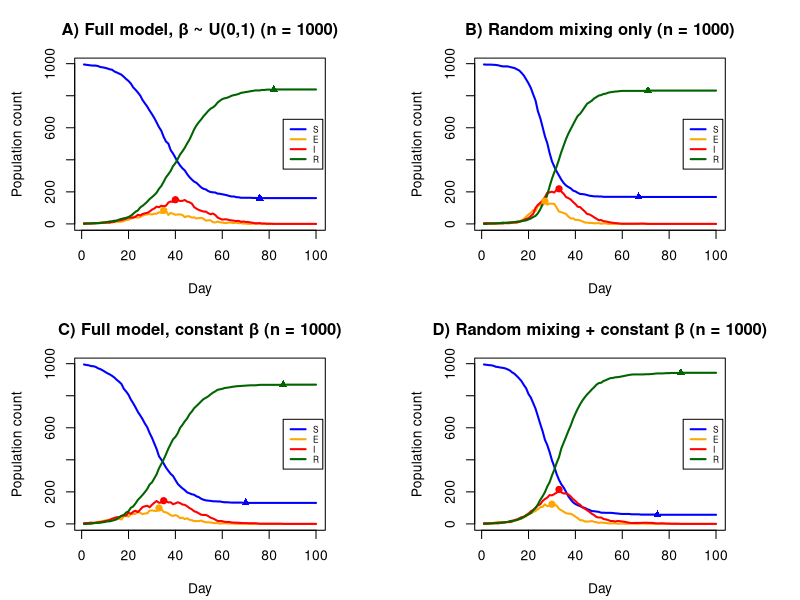

Write the R code that produced this figure.
###########################################################
####proj2 - Group 33 - Extended Statistical Programming ###
#### Group members as below ################################
#### Shuo Li (s2795688), Zhe Zhu (s2841606), Antrea Filippou (s2766374)
#### Contributions as below ################################
#### Shuo Li: get.net; nseir (34%) #########################
#### Zhe Zhu: nseir; plot nseir (33%) ######################
#### Antrea Filippou: h; scenarios (33%) ###################
############################################################

## GitHub Repository:
## https://github.com/Andrea-ph/proj2

## Code to simulate epidemic dynamics using a social-structured SEIR model.
## The challenge is to extend the basic SEIR model by introducing 
## realistic social structures into how infections spread.
## In the basic SEIR model, people are assumed to infect each other completely at random. 
## Here we assume that people live in households and also have their own regular contact
## networks, reflecting relatively fixed social interactions like households, workplaces, and friend groups.
## Note that n people are uniformly distributed into household of sizes between 1 and hmax=5.
## Mathematically, there are n people each in one of the following four states: 
## Susceptible (S), Exposed (E), Infectious (I), or Recovered (R).
## Transitions between these states occur with the following daily probabilities:
## S → E : as a result of infection by someone in state I. Several ways for a person i in State I to
##   infect a person j in state S:
##   1. Within-household infection occurs with a daily probability αh of person i infecting j.
##   2. Regular contact network based infection occurs with a daily probability αc of i infecting j.
##   3. Random background infection occurs with probability αr * nc * (β_i * β_j) /
##      (mean(β)^2 * (n - 1)), where βi represents 'sociability' (infectiousness) parameter for the ith person
##      and nc is the average number of contacts per person.
## E → I : with daily probability γ (infection incubation rate)
## I → R : with daily probability δ (recovery rate)
## The aim is to investigate how incorporating social structure changes 
## epidemic dynamic compared to purely random mixing.

hmax <- 5  ## use household size maximum to be 5 by default 
n <- 1000  ## our code work with any population sizes, here we test and develop with n=1,000

h <- rep(  ## repeat household IDs
  seq_along(household_sizes <- sample(1:hmax, ceiling(n/mean(1:hmax)), replace = TRUE)),  
## sample from an integer sequence ranging from 1 to hmax =5 to generate a vector 
## representing the household sizes. Repeated selection is allowed in sampling 
## to ensure the uniform distribution of household sizes.
  household_sizes  ## repeat IDs according to household size
)[1:n]  ## trim vector to length n

get.net <- function(beta, h, nc = 15) {  
## function to generate regular contact network
## please note that people in the same household are excluded from such contacts. 
## beta is the n vector of β_i value for each person
## nc is the average number of contacts per person
  n <- length(beta)  ## total number of individuals
  if (n < 2L) return(vector("list", n))  ## return empty list if less than 2 people
  beta_bar <- mean(beta)  ## mean sociability (infectivity) parameter
  constant_factor <- nc / (beta_bar^2 * (n - 1))  ## constant factor for exact pairwise probability: Pr_ij = cst * β_i * β_j.Note: (n-1) because each person can link to n-1 others (excluding themselves)
  alink <- vector("list", n)  ## initialize adjacency list
  
  H_ids <- unique(h)  ## unique household IDs
  HH <- vector("list", length(H_ids))  ## list to hold household members
  names(HH) <- as.character(H_ids)  ## name each list element by household ID
  for (hid in H_ids) {   ## loop over each household
    HH[[as.character(hid)]] <- which(h == hid)  ## store indices of household members
  }
  
  for (i in 1:(n - 1)) {  ## loop over individuals except last
    js <- (i + 1):n   ## potential partners to avoid duplicates
    hid <- h[i]  ## get household ID of i
    hh_members <- HH[[as.character(hid)]]  ## get members of i's household
    js <- setdiff(js, hh_members)  ## exclude same household members 
    if (length(js) == 0) next  ## skip if no partners left
    
    p <- constant_factor * beta[i] * beta[js] ## compute link probabilities
    p[p < 0] <- 0  ## ensure probabilities >= 0
    p[p > 1] <- 1  ## ensure probabilities <= 1
    
    u <- runif(length(js))  ## draw uniform random numbers
    keep <- which(u < p)  ## keep edges where u < probability
    
    if (length(keep)) {  ## if any edges are kept
      neighbours <- js[keep]   ## get connected neighbours indices for i
      alink[[i]] <- c(alink[[i]], neighbours)  ## add neighbours to i's adjacency list
      for (j in neighbours) alink[[j]] <- c(alink[[j]], i) ## symmetrically add i to each neighbor's adjacency list
    }
  }
  
  for (i in seq_len(n)) {  ## loop to clean adjacency list
    if (length(alink[[i]]) > 1)  ## only if person has multiple neighbors
      alink[[i]] <- sort(unique(alink[[i]]))  ## remove duplicates and sort
  }
  
  return(alink) ## return adjacency list
}

nseir <- function(beta, h, alink, ## infection rates, household memberships, and regular contacts
                  alpha = c(0.1, 0.01, 0.01), ## infection (household, network, random)
                  delta = 0.2, ## daily probability of recovery
                  gamma = 0.4, ## daily probability of becoming infectious, incubation probability
                  nc = 15, ## average number of contacts per person
                  nt = 100, ## number of days
                  pinf = 0.005) ## proportion of the initial population to randomly start in the I state 
{
## This function simulates an SEIR epidemic model with household, regular contact network and random mixing. 
## It tracks transitions between S, E, I, and R states over nt days for a population with given beta, h, and alink.
## The model includes infection spread through household, regular network, and random contacts 
## with respective strengths alpha, and accounts for daily infection, exposure, and 
## recovery probabilities (gamma, delta). It returns a list containing daily totals 
## of S, E, I, R, and the time vector t.
  
  n <- length(beta) ## total number of individuals            
  if (!is.numeric(beta) || n < 1) stop("beta must be a non-empty numeric vector")
  if (length(h) != n) stop("h must be same length as beta")
  if (!is.list(alink) || length(alink) != n) stop("alink must be a list of length n")
  if (!is.numeric(alpha) || length(alpha) < 3) stop("alpha must be numeric length >= 3")
  
  S_CODE <- 1L; E_CODE <- 2L; I_CODE <- 3L; R_CODE <- 4L ## codes for states
  
  state <- rep.int(S_CODE, n) ## initial state: all susceptible
  nI0 <- max(1L, round(pinf * n)) ## compute initial infectious count
  initI <- sample.int(n, size = nI0, replace = FALSE) 
  state[initI] <- I_CODE ## set initial infections      
  
  H_ids <- unique(h) ## unique household IDs
  HH <- vector("list", length(H_ids)) ## initialize household membership list
  names(HH) <- as.character(H_ids) ## name elements by household ID
  for (hid in H_ids) HH[[as.character(hid)]] <- which(h == hid) ## store household members
  
  S_daily <- integer(nt) ## initialize daily susceptible counts
  E_daily <- integer(nt) ## initialize daily exposed counts
  I_daily <- integer(nt) ## initialize daily infectious counts
  R_daily <- integer(nt) ## initialize daily recovered counts
  tvec <- seq_len(nt) ## vector of time steps
  
  beta_bar <- mean(beta) ## mean sociability
  if (beta_bar <= 0) stop("mean(beta) must be positive")
  constant_mix <- alpha[3] * nc / (beta_bar^2 * (n - 1)) ## constant for random mixing
  
  for (tt in tvec) { ## record current counts at day start
    S_daily[tt] <- sum(state == S_CODE)  ## count susceptible individuals
    E_daily[tt] <- sum(state == E_CODE)  ## count exposed individuals
    I_daily[tt] <- sum(state == I_CODE)  ## count infectious individuals
    R_daily[tt] <- sum(state == R_CODE)  ## count recovered individuals
    
    indS <- which(state == S_CODE) ## indices of susceptible individuals
    indE <- which(state == E_CODE) ## indices of exposed individuals
    indI <- which(state == I_CODE) ## indices of infectious individuals
    
    ## Compute S -> E based on day-start infected individuals
    if (length(indS) > 0 && length(indI) > 0) {  ## only if there are both S and I individuals
      I_tab <- table(h[indI])  ## count number of infectious individuals per household
      I_in_S_hh <- as.integer(I_tab[as.character(h[indS])])  ## map infected count to susceptibles’ households
      I_in_S_hh[is.na(I_in_S_hh)] <- 0  ## replace NA with 0 if no infected in that household
      P_avoid_hh <- (1 - alpha[1]) ^ I_in_S_hh  ## probability of avoiding infection from household infected individuals
      
      ## Regular Contact Network
      inf_flag <- logical(n); inf_flag[indI] <- TRUE  ## logical flag vector marking currently infectious individuals
      
      ## extract each susceptible’s list of network contacts
      network_lists <- alink[indS]  ## alink provides adjacency lists for all individuals
      
      ## count the number of infectious contacts for each susceptible individual
      ## vapply is used instead of sapply to enforce integer output and ensure performance
      if (length(network_lists) > 0L) {
        count_I_network <- vapply(network_lists, function(net) {  ## iterate over each susceptible’s contact list
          if (length(net) == 0L) return(0L)  ## if the person has no network contacts, count = 0
          sum(inf_flag[net])  ## count how many of their contacts are infectious
        }, integer(1))
      } else {
        count_I_network <- integer(0)  ## if there are no susceptible individuals, create empty vector
      }
      
      P_avoid_network <- (1 - alpha[2]) ^ count_I_network  ## each infectious contact contributes multiplicatively to infection risk
      
      sum_beta_I <- sum(beta[indI]) ## total infectivity across all infectious individuals
      if (sum_beta_I == 0) {
        P_avoid_rand <- rep(1, length(indS)) ## no infectiousness => avoid prob = 1
      } else {
          P_avoid_rand <- exp(- constant_mix * beta[indS] * sum_beta_I)  ## compute exponential approximation
          P_avoid_rand[P_avoid_rand < 0] <- 0  ## ensure values are not below 0
          P_avoid_rand[P_avoid_rand > 1] <- 1  ## ensure values are not above 1
        } 
      
      P_avoid_all <- P_avoid_hh * P_avoid_network * P_avoid_rand  ## combine independent avoidance probabilities
      P_infect <- 1 - P_avoid_all  ## overall infection probability for each susceptible
      draws_SE <- runif(length(indS)) < P_infect ## random draws for S→E transitions
      newE <- indS[draws_SE] ## susceptibles becoming exposed today
    } else {
      newE <- integer(0) ## no new exposures if no S or no I
    }
    
    ## Compute E -> I (progression)
    if (length(indE) > 0) { ## if there are any exposed individuals today
      draws_EI <- runif(length(indE)) < gamma ## draw a random number to determine if they progress to infectious state
      newI_fromE <- indE[draws_EI] ## select indices of exposed individuals who become infectious today
    } else {
      newI_fromE <- integer(0) ## if no exposed individuals exist, no new infectious individuals will appear
    }
    
    ## Compute I -> R (recoveries)
    if (length(indI) > 0) { ## if there are any infectious individuals today
      draws_IR <- runif(length(indI)) < delta ## draw a random number to determine if they recover today
      newR <- indI[draws_IR] ## select indices of infectious individuals who recover today
    } else {
      newR <- integer(0) ## if no infectious individuals exist, no new recoveries will occur
    }
    
    ## Updates (based on day-start indices)
    ## Please note that updates are based on day-start sets so newly created categories do not act immediately
    if (length(newE) > 0) state[newE] <- E_CODE ## update new exposures
    if (length(newI_fromE) > 0) state[newI_fromE] <- I_CODE ## update new infectious individuals
    if (length(newR) > 0) state[newR] <- R_CODE ## update new recoveries
    ## move to next day
  } 
  
  return(list(S = S_daily, E = E_daily, I = I_daily, R = R_daily, t = tvec)) ## return daily time series (counts at day starts)
}

plot_nseir <- function(sim, main = "SEIR Simulation", n = NULL) {
## Plot SEIR dynamics for a single simulation result.
## Optionally display sample size n in the title.
  
  stopifnot(all(c("S","E","I","R","t") %in% names(sim)))  ## Ensure input has all SEIR components
  mat <- cbind(S = sim$S, E = sim$E, I = sim$I, R = sim$R)  ## Combine S, E, I, R into a single matrix for plotting
  
  op <- par(mar = c(4.2, 4.5, 3.5, 4.5))  ## Set plot margins (bottom, left, top, right)
  on.exit(par(op))  ## Restore previous plotting parameters after execution
  
  cols <- c("blue", "orange", "red", "darkgreen")  ## Define colors for S, E, I, R curves
  matplot(sim$t, mat, type = "l", lwd = 2, col = cols, lty = 1,  ## Draw all four trajectories
          xlab = "Day", ylab = "Population count",  ## Label axes
          main = if (!is.null(n)) paste0(main, " (n = ", n, ")") else main)  ## Add n to title if given
  
  legend("right", inset = 0.01, lwd = 2, col = cols, lty = 1,  ## Add legend to distinguish S/E/I/R
         legend = c("S","E","I","R"), bg = "white", cex = 0.6)  ## Set legend style and font size
  
  peaks <- list(
    E = c(x = sim$t[which.max(sim$E)], y = max(sim$E)),  ## Find peak time and value for Exposed
    I = c(x = sim$t[which.max(sim$I)], y = max(sim$I)),  ## Find peak time and value for Infectious
    S = c(x = sim$t[which.min(sim$S)], y = min(sim$S)),  ## Find minimum time and value for Susceptible
    R = c(x = sim$t[which.max(sim$R)], y = max(sim$R))   ## Find maximum time and value for Recovered
  )
  
  points(peaks$E["x"], peaks$E["y"], pch = 19, col = cols[2])  ## Mark E peak point
  points(peaks$I["x"], peaks$I["y"], pch = 19, col = cols[3])  ## Mark I peak point
  points(peaks$S["x"], peaks$S["y"], pch = 17, col = cols[1])  ## Mark S minimum point
  points(peaks$R["x"], peaks$R["y"], pch = 17, col = cols[4])  ## Mark R maximum point
  
  return(peaks) ## Return coordinates for later analysis or printing
}

run_four_scenarios <- function(n = 1000, nt = 100, hmax = 5, nc = 15,
                               alpha_full = c(0.1, 0.01, 0.01),
                               alpha_random_only = c(0, 0, 0.04),
                               delta = 0.2, gamma = 0.4, pinf = 0.005) {
## Compare four different epidemic dynamics setups.
## A) Full model, β ~ U(0,1)
## B) Random mixing only (αh = αc = 0, αr = 0.04)
## C) Full model with constant β = mean(β)
## D) Random mixing + constant β
## Note: Random seed should be set before calling this function for reproducibility.
  
  betaA <- runif(n, 0, 1)  ## Generate n random transmission rates β uniformly distributed on [0,1]
  household_sizes <- sample(1:hmax, ceiling(n / mean(1:hmax)), replace = TRUE)  ## Random household sizes
  h <- rep(seq_along(household_sizes), household_sizes)[1:n]  ## Assign individuals to households
  alink <- get.net(betaA, nc = nc, h = h)  ## Generate contact network based on β and household structure
  
  simA <- nseir(betaA, h, alink,
                alpha = alpha_full, delta = delta, gamma = gamma,
                nc = nc, nt = nt, pinf = pinf) ## Full SEIR model with heterogeneous β 

  simB <- nseir(betaA, h, alink,
                alpha = alpha_random_only, delta = delta, gamma = gamma,
                nc = nc, nt = nt, pinf = pinf) ## Random mixing only (no structured contacts)
  
  betaC <- rep(mean(betaA), n)  ## Use constant β equal to mean of βA for scenarios C and D
  alinkC <- get.net(betaC, nc = nc, h = h)  ## Generate new contact network with constant β
  
  simC <- nseir(betaC, h, alinkC,
                alpha = alpha_full, delta = delta, gamma = gamma,
                nc = nc, nt = nt, pinf = pinf) ## Full SEIR with constant β
  
  simD <- nseir(betaC, h, alinkC,
                alpha = alpha_random_only, delta = delta, gamma = gamma,
                nc = nc, nt = nt, pinf = pinf)  ## Random mixing + constant β
  
  op <- par(mfrow = c(2, 2), mar = c(4.2, 4.5, 3.5, 4.5))  ## Set 2×2 plotting layout
  on.exit(par(op), add = TRUE)  ## Ensure graphics layout is restored afterward
  
  to_df <- function(peaks) round(as.data.frame(do.call(rbind, peaks)), 2)  ## Convert list to rounded data frame
  
  cat("\n===== Scenario A: Full model, β ~ U(0,1) =====\n")  ## Print header
  peaksA <- plot_nseir(simA, main = "A) Full model, β ~ U(0,1)", n = n)  ## Plot result
  print(to_df(peaksA))  ## Print peak coordinates below plot
  
  cat("\n===== Scenario B: Random mixing only (αh=αc=0, αr=0.04) =====\n")  ## Print header
  peaksB <- plot_nseir(simB, main = "B) Random mixing only", n = n)  ## Plot result
  print(to_df(peaksB))  ## Print coordinates
  
  cat("\n===== Scenario C: Full model, constant β =====\n")  ## Print header
  peaksC <- plot_nseir(simC, main = "C) Full model, constant β", n = n)  ## Plot result
  print(to_df(peaksC))  ## Print coordinates

  cat("\n===== Scenario D: Random mixing + constant β =====\n")  ## Print header
  peaksD <- plot_nseir(simD, main = "D) Random mixing + constant β", n = n)  ## Plot result
  print(to_df(peaksD))  ## Print coordinates
  
  invisible(list(A = simA, B = simB, C = simC, D = simD,
                 peaks = list(A = peaksA, B = peaksB, C = peaksC, D = peaksD)))## Return all results and peak data invisibly
}



set.seed(123)  ## Set a fixed random seed for reproducibility
res <- run_four_scenarios()  ## Run the four simulation scenarios

## Brief commentary:
## By comparing Figure A and Figure B, when the household and regular contact network structure are removed, 
##    random mixing leads to a faster and wider spread of infection, resulting in a higher short-term epidemic peak.
## By comparing Figure A and Figure C, smaller final size when heterogeneity in beta is present,
##    consistent with the notes -- variability and clustering suppress spread.
